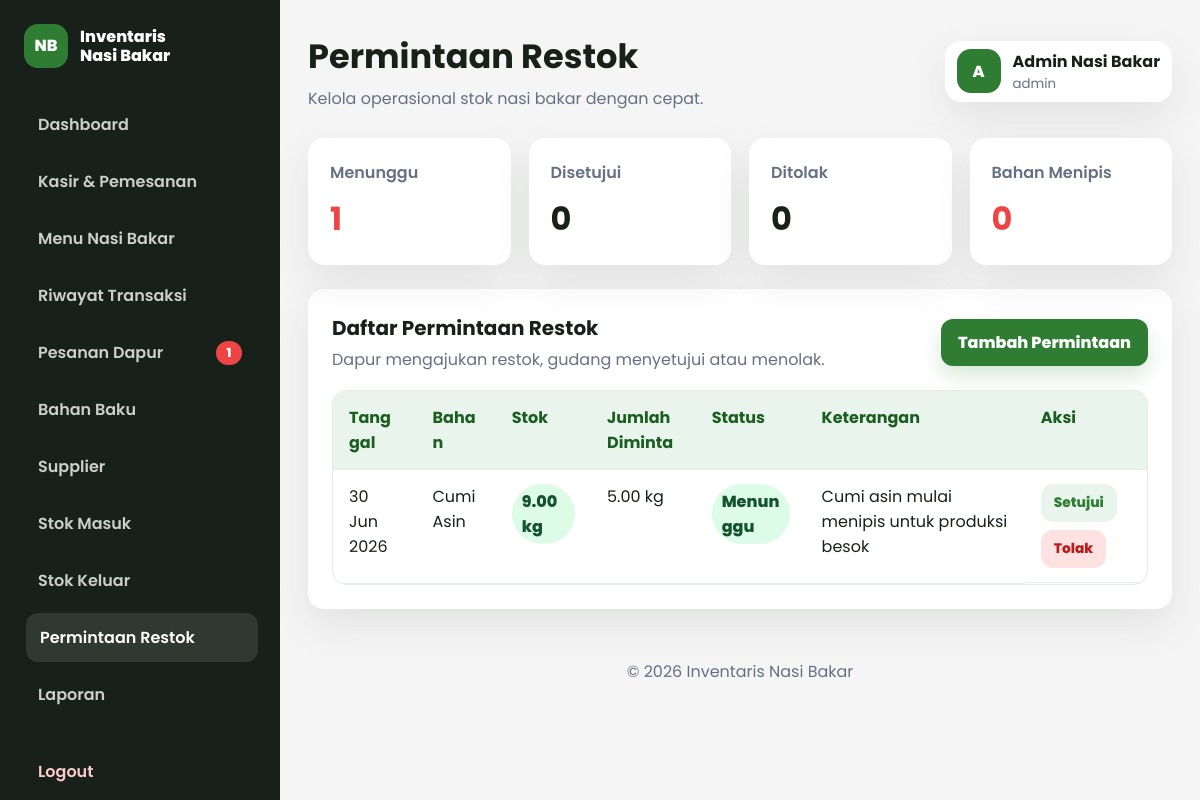
The page /dashboard/permintaan/index.php (signed in) on the database its author committed.
### tables this page shows
CREATE TABLE permintaan_restok (
    id INT AUTO_INCREMENT PRIMARY KEY,
    bahan_id INT NOT NULL,
    jumlah DECIMAL(10,2) NOT NULL,
    tanggal DATE NOT NULL,
    status ENUM('Menunggu', 'Disetujui', 'Ditolak') NOT NULL DEFAULT 'Menunggu',
    keterangan TEXT NOT NULL,
    created_at TIMESTAMP DEFAULT CURRENT_TIMESTAMP,
    CONSTRAINT fk_permintaan_bahan FOREIGN KEY (bahan_id) REFERENCES bahan_baku(id) ON UPDATE CASCADE ON DELETE RESTRICT
);

CREATE TABLE bahan_baku (
    id INT AUTO_INCREMENT PRIMARY KEY,
    nama_bahan VARCHAR(120) NOT NULL,
    stok DECIMAL(10,2) NOT NULL DEFAULT 0,
    stok_minimum DECIMAL(10,2) NOT NULL DEFAULT 10,
    satuan VARCHAR(30) NOT NULL,
    harga DECIMAL(12,2) NOT NULL DEFAULT 0,
    jenis ENUM('mentah', 'jadi') NOT NULL DEFAULT 'mentah',
    created_at TIMESTAMP DEFAULT CURRENT_TIMESTAMP
);

### includes/functions.php (called while the page is built, shortened)
<?php
function e(?string $value): string
{
    return htmlspecialchars((string) $value, ENT_QUOTES, 'UTF-8');
}
function current_role(): string
{
    $role = $_SESSION['role'] ?? '';
    return $role === 'restok' ? 'gudang' : $role;
}
function is_full_access(): bool
{
    return in_array(current_role(), ['admin', 'owner'], true);
}
function role_can_access(array $roles): bool
{
    return is_full_access() || in_array(current_role(), $roles, true);
}
function db_count(mysqli $conn, string $table, string $where = ''): int
{
    $sql = 'SELECT COUNT(*) AS total FROM ' . $table . ($where ? ' WHERE ' . $where : '');
    $result = mysqli_query($conn, $sql);
    $row = mysqli_fetch_assoc($result);
    return (int) ($row['total'] ?? 0);
}

### dashboard/permintaan/index.php (the view, shortened to what this page needs)
<?php
require_once __DIR__ . '/../../config/koneksi.php';
require_once __DIR__ . '/../../includes/functions.php';
$canCreate = role_can_access(['dapur']);
$canApprove = role_can_access(['gudang']);
$sql = "SELECT pr.*, b.nama_bahan, b.satuan, b.stok, b.stok_minimum
        FROM permintaan_restok pr
        JOIN bahan_baku b ON b.id = pr.bahan_id
        ORDER BY FIELD(pr.status, 'Menunggu', 'Disetujui', 'Ditolak'), pr.tanggal DESC, pr.id DESC";
$rows = mysqli_fetch_all(mysqli_query($conn, $sql), MYSQLI_ASSOC);
include __DIR__ . '/../../includes/header.php';
?>
<section class="stats-grid">
    <article class="stat-card danger">
        <span>Menunggu</span>
        <strong><?= db_count($conn, 'permintaan_restok', "status = 'Menunggu'"); ?></strong>
    </article>
    <article class="stat-card">
        <span>Disetujui</span>
        <strong><?= db_count($conn, 'permintaan_restok', "status = 'Disetujui'"); ?></strong>
    </article>
    <article class="stat-card">
        <span>Ditolak</span>
        <strong><?= db_count($conn, 'permintaan_restok', "status = 'Ditolak'"); ?></strong>
    </article>
    <article class="stat-card danger">
        <span>Bahan Menipis</span>
        <strong><?= db_count($conn, 'bahan_baku', 'stok <= stok_minimum'); ?></strong>
    </article>
</section>
<section class="panel">
    <div class="panel-header">
        <div>
            <h2>Daftar Permintaan Restok</h2>
            <p>Dapur mengajukan restok, gudang menyetujui atau menolak.</p>
        </div>
        <?php if ($canCreate): ?>
            <a class="btn btn-primary" href="form.php">Tambah Permintaan</a>
        <?php endif; ?>
    </div>
    <div class="table-wrap">
        <table>
            <thead>
                <tr>
                    <th>Tanggal</th>
                    <th>Bahan</th>
                    <th>Stok</th>
                    <th>Jumlah Diminta</th>
                    <th>Status</th>
                    <th>Keterangan</th>
                    <?php if ($canApprove): ?>
                        <th>Aksi</th>
                    <?php endif; ?>
                </tr>
            </thead>
            <tbody>
                <?php foreach ($rows as $row): ?>
                    <tr>
                        <td><?= e(date('d M Y', strtotime($row['tanggal']))); ?></td>
                        <td><?= e($row['nama_bahan']); ?></td>
                        <td>
                            <span class="<?= (float) $row['stok'] <= (float) $row['stok_minimum'] ? 'badge danger' : 'badge'; ?>">
                                <?= e((string) $row['stok']); ?> <?= e($row['satuan']); ?>
                            </span>
                        </td>
                        <td><?= e((string) $row['jumlah']); ?> <?= e($row['satuan']); ?></td>
                        <td><span class="badge <?= $row['status'] === 'Ditolak' ? 'danger' : ''; ?>"><?= e($row['status']); ?></span></td>
                        <td><?= e($row['keterangan'] ?: '-'); ?></td>
                        <?php if ($canApprove): ?>
                            <td class="actions">
                                <?php if ($row['status'] === 'Menunggu'): ?>
                                    <a class="btn-small" href="status.php?id=<?= (int) $row['id']; ?>&status=Disetujui">Setujui</a>
                                    <a class="btn-small danger" href="status.php?id=<?= (int) $row['id']; ?>&status=Ditolak" data-confirm="Tolak permintaan restok ini?">Tolak</a>
                                <?php else: ?>
                                    <span class="empty">Selesai</span>
                                <?php endif; ?>
                            </td>
                        <?php endif; ?>
                    </tr>
                <?php endforeach; ?>
            </tbody>
        </table>
    </div>
</section>
<?php include __DIR__ . '/../../includes/footer.php'; ?>

### assets/css/dashboard.css (style rules this page uses)
:root { --primary: #2E7D32; --primary-dark: #1B5E20; --secondary: #F5F5F5; --accent: #FFC107; --danger: #EF4444; --text: #17211A; --muted: #667085; --border: #E4EAE5; --white: #FFFFFF; --shadow: 0 16px 40px rgba(22, 39, 24, 0.09); }
* { box-sizing: border-box; }
body { margin: 0; font-family: "Poppins", sans-serif; color: var(--text); background: var(--secondary); overflow-x: hidden; }
a { color: inherit; text-decoration: none; }
.stats-grid { display: grid; grid-template-columns: repeat(auto-fit, minmax(180px, 1fr)); gap: 18px; margin-bottom: 24px; }
.stat-card, .panel { border-radius: 16px; background: var(--white); box-shadow: var(--shadow); }
.stat-card { padding: 22px; }
.stat-card span { display: block; color: var(--muted); font-weight: 600; }
.stat-card strong { display: block; margin-top: 10px; font-size: 2rem; overflow-wrap: anywhere; }
.stat-card.danger strong { color: var(--danger); }
.panel { padding: 24px; margin-bottom: 24px; }
.panel-header { display: flex; align-items: center; justify-content: space-between; gap: 16px; margin-bottom: 18px; min-width: 0; }
.panel-header h2 { margin: 0; font-size: 1.25rem; overflow-wrap: anywhere; }
.panel-header p { margin: 4px 0 0; color: var(--muted); }
.btn, .btn-small { min-height: 44px; display: inline-flex; align-items: center; justify-content: center; border: 1px solid transparent; border-radius: 12px; padding: 10px 16px; font-weight: 800; cursor: pointer; transition: background 0.2s ease, transform 0.2s ease, box-shadow 0.2s ease; text-align: center; white-space: normal; }
.btn-primary { background: var(--primary); color: var(--white); box-shadow: 0 10px 20px rgba(46, 125, 50, 0.18); }
.btn-small { min-height: 36px; padding: 8px 12px; background: #E9F5EC; color: var(--primary); font-size: 0.86rem; }
.btn-small.danger { background: #FEE2E2; color: #B91C1C; }
.table-wrap { width: 100%; overflow-x: auto; -webkit-overflow-scrolling: touch; border: 1px solid var(--border); border-radius: 14px; }
table { width: 100%; border-collapse: collapse; min-width: 720px; }
thead th { position: sticky; top: 0; z-index: 1; background: #E9F5EC; color: var(--primary-dark); text-align: left; }
th, td { padding: 14px 16px; border-bottom: 1px solid var(--border); vertical-align: top; overflow-wrap: anywhere; }
.actions { display: flex; flex-wrap: wrap; gap: 8px; align-items: center; }
.badge { display: inline-flex; min-width: 48px; justify-content: center; padding: 5px 10px; border-radius: 999px; background: #DCFCE7; color: #14532D; font-weight: 800; }
@media (max-width: 1200px) { .stats-grid { grid-template-columns: repeat(auto-fit, minmax(170px, 1fr)); } }

### rows shown on the page
permintaan_restok: tanggal "30 Jun 2026", bahan.nama_bahan "Cumi Asin", bahan.stok "9.00", bahan.satuan "kg", jumlah "5.00", status "Menunggu", keterangan "Cumi asin mulai menipis untuk produksi besok"

### other values the page prints
$sidebarNotifPesananBaru "1"
$pageTitle "Permintaan Restok"
$initial "A"
$adminName "Admin Nasi Bakar"
$roleLabel "admin"
db_count($conn, 'permintaan_restok', "status = 'Menunggu'") "1"
db_count($conn, 'permintaan_restok', "status = 'Disetujui'") "0"
db_count($conn, 'permintaan_restok', "status = 'Ditolak'") "0"
db_count($conn, 'bahan_baku', 'stok <= stok_minimum') "0"
